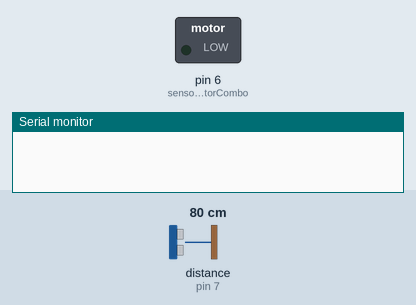
A sketch run on a simulated Arduino Nano, built with avr-gcc and run on an emulated ATmega328P. Parts: switched loads named in the sketch (green lamp = pin HIGH), the last lines printed to the serial monitor. Wiring (inferred from the names in the program): ultrasonic range finder: trigger pin 8; echo pin 7. The test bench sets the inputs (shaded band); at power-on: distance to the obstacle (sensor on pin 7) 80 cm. The echo pulse lasts 58.3 µs per cm; pins used as bus, display or sensor lines are not drawn.

Above: at 1.2 s.
1.3 s: distance to the obstacle (sensor on pin 7) set to 2 cm
At 2.5 s:
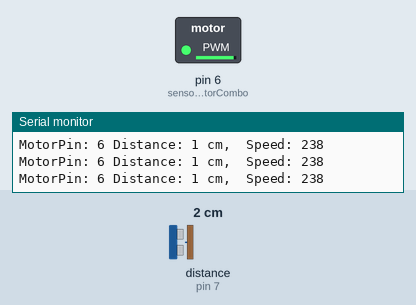
2.8 s: distance to the obstacle (sensor on pin 7) set to 9 cm
At 3.4 s:
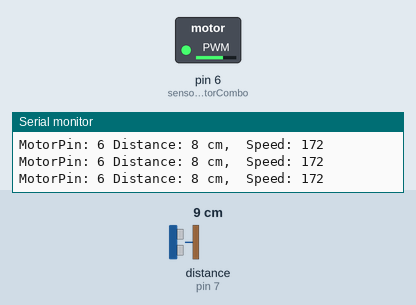
4.3 s: distance to the obstacle (sensor on pin 7) set to 18 cm
At 5.4 s:
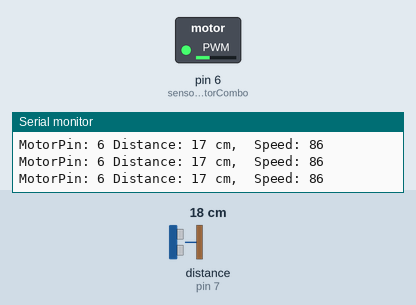
Timing chart, 0 to 7.3 s (numbered marks = the images above; inputs shaded):
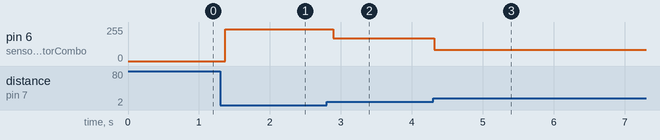

The sketch:

distanceSensorWithOneMotor.ino
```cpp
//red wire connects 5v on Nano to VCC on SR04
//brown wire connects SR04 to Ground
//Trigger pin of the SR04 sensor - green Jumper
//Echo pin of the SR04 sensor- yellow Jumper

//the nano can analogWrite to pins 3,5,6,9,10,11
//set up distance sensor pins
int sensorMotorCombo[3][3]={

  //{11,  12, 3},  // Trigger pin for sensor0 = 11, echo pin for sensor0 = 12, motor for sensor0 = 3
  //{10,  9, 5},
  {8, 7, 6}
};


//data manipulation variables
long duration, cm;
int farthestDistance = 25; //this is in cm - we will use this distance to map the values for analogWrite
int closestDistance = 5; //this is in cm - this is the closest we want to read from the sensor
int motorSpeed = 0; // variable to hold map function data

void setup() {
  //Serial Port begin
  Serial.begin (9600);

  //Define inputs and outputs
  pinMode(sensorMotorCombo[0][0], OUTPUT); //pin 11 (trigger pin) is output
  pinMode(sensorMotorCombo[0][1], INPUT); //pin 12 (echo pin) is input

}

void loop()
{
  cm = getDistanceFromSensor(0); //get distance information from sensor/motor combo 0

  writeMotor(cm, sensorMotorCombo[0][2]); //buzz motor 0 based on cm

  delay(100);

  //Serial.print("End of loop");
  //Serial.println();

}//end of loop

long getDistanceFromSensor(int sensorNumber){
  // The sensor is triggered by a HIGH pulse of 10 or more microseconds.
  // Give a short LOW pulse beforehand to ensure a clean HIGH pulse:
  digitalWrite(sensorMotorCombo[sensorNumber][0], LOW);
  delayMicroseconds(5);
  digitalWrite(sensorMotorCombo[sensorNumber][0], HIGH);
  delayMicroseconds(10);
  digitalWrite(sensorMotorCombo[sensorNumber][0], LOW);

  // Read the signal from the sensor: a HIGH pulse whose
  // duration is the time (in microseconds) from the sending
  // of the ping to the reception of its echo off of an object.
  pinMode(sensorMotorCombo[sensorNumber][1], INPUT);
  duration = pulseIn(sensorMotorCombo[sensorNumber][1], HIGH);

  // convert the time into a distance
  long tempCm = (duration/2) / 29.1;
  return tempCm;
}


void writeMotor(long dist, int motorToWrite){

    //vibrate the motor based on dist (value is in cm)
    //if statement keeps motor from vibrating if sensor senses beyond farthestDistance
  if (dist < farthestDistance){
      motorSpeed = map(dist, closestDistance, farthestDistance, 200, 10);

      Serial.print("MotorPin: ");
      Serial.print(motorToWrite);
      Serial.print(" Distance: ");
      Serial.print(dist);
      Serial.print(" cm, ");
      Serial.print(" Speed: ");
      Serial.print(motorSpeed);
      Serial.println();

      analogWrite(motorToWrite, motorSpeed); //send the instructions to the motor
  }else{
    analogWrite(motorToWrite, 0);    //turn the motor off
  }

}//end of writeMotor function
```

Measured:
- after the input at 1.3 s, pin 6 (sensorMotorCombo): 0/255 → 238/255 after 0.07 s
- after the input at 2.8 s, pin 6 (sensorMotorCombo): 238/255 → 172/255 after 0.09 s
- after the input at 4.3 s, pin 6 (sensorMotorCombo): 172/255 → 86/255 at once
